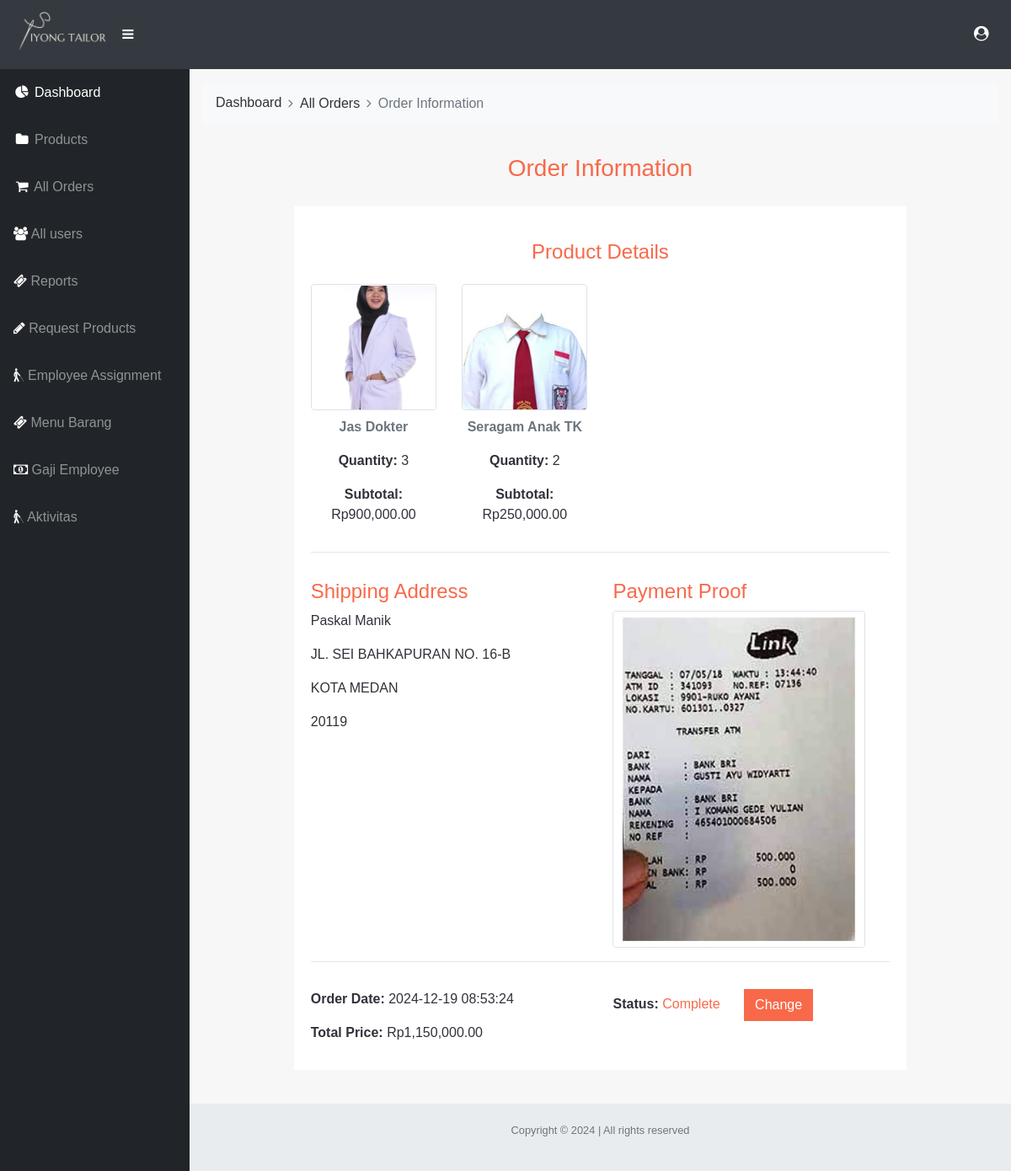
/admin/order-details.php?id=97 (signed in), run on the app's committed database.
### tables this page shows
CREATE TABLE `orders` (
  `user_id` int(20) NOT NULL,
  `order_id` int(50) NOT NULL,
  `address` varchar(200) NOT NULL,
  `firstname` varchar(100) NOT NULL,
  `lastname` varchar(100) NOT NULL,
  `email` varchar(150) NOT NULL,
  `contact_no` text NOT NULL,
  `city` varchar(50) NOT NULL,
  `pincode` varchar(50) NOT NULL,
  `payment_mode` varchar(50) NOT NULL,
  `payment_proof` varchar(255) NOT NULL,
  `order_date` varchar(20) NOT NULL,
  `order_status` varchar(10) NOT NULL
);

CREATE TABLE `products` (
  `id` int(5) NOT NULL,
  `product_name` varchar(150) NOT NULL,
  `product_slider` varchar(20) NOT NULL,
  `product_price` int(5) NOT NULL,
  `product_stock` int(5) NOT NULL,
  `product_img` varchar(600) NOT NULL,
  `product_preview` varchar(1000) NOT NULL,
  `product_description` varchar(1000) NOT NULL
);

CREATE TABLE `order_items` (
  `order_item_id` int(11) NOT NULL,
  `order_id` int(50) DEFAULT NULL,
  `product_id` int(5) DEFAULT NULL,
  `product_price` int(10) DEFAULT NULL,
  `quantity` int(10) DEFAULT NULL
);

CREATE TABLE `users` (
  `user_id` int(11) NOT NULL,
  `firstname` varchar(100) NOT NULL,
  `lastname` varchar(100) NOT NULL,
  `email` varchar(150) NOT NULL,
  `contact_no` varchar(30) DEFAULT NULL,
  `role` enum('customer','admin','employee') NOT NULL DEFAULT 'customer',
  `password` varchar(255) NOT NULL,
  `is_verified` tinyint(1) DEFAULT 0,
  `verification_code` varchar(100) NOT NULL,
  `created_at` timestamp NOT NULL DEFAULT current_timestamp(),
  `updated_at` timestamp NOT NULL DEFAULT current_timestamp() ON UPDATE current_timestamp()
);

### admin/order-details.php (the view, shortened to what this page needs)
<?php
include './inc/header.php';
include './inc/sidebar.php';
include './inc/db_connect.php';
$oid = $_GET['id'];
?>
<div id="content-wrapper">
  <div class="container-fluid">
    <nav aria-label="breadcrumb">
      <ol class="breadcrumb arr-right bg-light">
        <li class="breadcrumb-item"><a href="index.php">Dashboard</a></li>
        <li class="breadcrumb-item"><a href="orders.php">All Orders</a></li>
        <li class="breadcrumb-item active" aria-current="page">Order Information</li>
      </ol>
    </nav>
    <section>
      <div class="container-fluid">
        <div class="row">
          <div class="col-md-1"></div>
          <div class="col-md-10 my-3">
            <h3 class="text-orange text-center py-1">Order Information</h3>
            <div class="container">
              <div class="custom-card my-4 py-3">
                <?php
                $query = "
                  SELECT
                    o.order_id,
                    o.order_date,
                    o.order_status,
                    o.payment_mode,
                    o.payment_proof,
                    u.firstname,
                    u.lastname,
                    o.address,
                    o.city,
                    o.pincode,
                    p.product_name,
                    p.product_img,
                    oi.quantity,
                    (oi.quantity * oi.product_price) AS sub_total
                  FROM orders o
                  JOIN order_items oi ON o.order_id = oi.order_id
                  JOIN products p ON oi.product_id = p.id
                  JOIN users u ON o.user_id = u.user_id
                  WHERE o.order_id = $oid
                ";
                $res = mysqli_query($conn, $query);
                $order_details = [];
                while ($row = mysqli_fetch_assoc($res)) {
                  $order_details[] = $row;
                }
                if (count($order_details) > 0) {
                ?>
                  <div class="row mt-4">
                    <div class="col-12 text-center">
                      <h4 class="text-orange">Product Details</h4>
                    </div>
                  </div>
                  <div class="row mt-3">
                    <?php foreach ($order_details as $item): ?>
                      <div class="col-md-3 text-center">
                        <img
                          class="img-fluid product-img mb-2 border rounded"
                          src="./<?php echo htmlspecialchars($item['product_img']); ?>"
                          alt="Product Image"
                          style="max-height: 150px; width: auto;">
                        <p class="text-muted font-weight-bold"><?php echo htmlspecialchars($item['product_name']); ?></p>
                        <p><strong>Quantity:</strong> <?php echo htmlspecialchars($item['quantity']); ?></p>
                        <p><strong>Subtotal:</strong> Rp<?php echo number_format($item['sub_total'], 2); ?></p>
                      </div>
                    <?php endforeach; ?>
                  </div>
                  <hr class="py-2">
                  <div class="row">
                    <div class="col-md-6">
                      <h4 class="text-orange">Shipping Address</h4>
                      <p><?php echo htmlspecialchars($order_details[0]["firstname"] . ' ' . $order_details[0]["lastname"]); ?></p>
                      <p><?php echo htmlspecialchars($order_details[0]["address"]); ?></p>
                      <p><?php echo htmlspecialchars($order_details[0]["city"]); ?></p>
                      <p><?php echo htmlspecialchars($order_details[0]["pincode"]); ?></p>
                    </div>
                    <div class="col-md-6">
                      <h4 class="text-orange">Payment Proof</h4>
                      <?php if (!empty($order_details[0]["payment_proof"])): ?>
                        <img src="../<?php echo htmlspecialchars($order_details[0]["payment_proof"]); ?>" class="img-fluid border rounded" alt="Payment Proof" style="max-width: 300px;">
                      <?php else: ?>
                        <p class="text-muted">No payment proof uploaded.</p>
                      <?php endif; ?>
                    </div>
                  </div>
                  <hr class="py-2">
                  <div class="row">
                    <div class="col-md-6">
                      <p><strong>Order Date:</strong> <?php echo $order_details[0]["order_date"]; ?></p>
                      <p><strong>Total Price:</strong> Rp<?php echo number_format(array_sum(array_column($order_details, 'sub_total')), 2); ?></p>
                    </div>
                    <div class="col-md-6">
                      <p><strong>Status:</strong> <span class="text-orange"><?php echo $order_details[0]["order_status"]; ?></span>
                        <a href="javascript:void(0);" class="btn custom-btn ml-4" data-toggle="modal" data-target="#statusChangeModal">Change</a>
                      </p>
                    </div>
                  </div>
                <?php } else { ?>
                  <div class="alert alert-danger text-center">Order not found!</div>
                <?php } ?>
              </div>
            </div>
          </div>
          <div class="col-md-1"></div>
        </div>
      </div>
    </section>
  </div>
</div>
<?php
include './inc/footer.php';
?>

### admin/inc/header.php (shortened to what this page needs)
<!DOCTYPE html>
<html lang="en">
<head>
  <link href="css/admin.css" rel="stylesheet">
  <link rel="stylesheet" type="text/css" href="https://stackpath.bootstrapcdn.com/bootstrap/4.3.1/css/bootstrap.min.css">
  <link rel="stylesheet" type="text/css" href="https://stackpath.bootstrapcdn.com/font-awesome/4.7.0/css/font-awesome.min.css">
  <link rel="stylesheet" type="text/css" href="../css/styles.css">
</head>
<body id="page-top">
  <nav class="navbar navbar-expand navbar-dark bg-dark static-top">
  <a class="logo my-1" style="text-decoration: none;" href="index.php">
    <h2 class="text-center">
        <img src="../img/icon_iyongtailor2.png" style="max-width: 200px; height: 50px;">
    </h2>
</a>
    <button class="btn btn-link btn-sm text-white order-1 order-sm-0" id="sidebarToggle" href="#">
      <i class="fa fa-bars"></i>
    </button>
    <ul class="navbar-nav ml-auto ml-md-0">
      <li class="nav-item dropdown no-arrow">
        <a class="nav-link dropdown-toggle" href="#" id="userDropdown" role="button" data-toggle="dropdown" aria-haspopup="true" aria-expanded="false">
          <i class="fa fa-user-circle fa-fw"></i>
        </a>
      </li>
    </ul>
  </nav>

### admin/inc/sidebar.php (shortened to what this page needs)
<div id="wrapper">
  <ul class="sidebar navbar-nav">
    <li class="nav-item active">
      <a class="nav-link" href="index.php">
        <i class="fa fa-fw fa-pie-chart"></i>
        <span>Dashboard</span>
      </a>
    </li>
    <li class="nav-item dropdown">
      <a class="nav-link" href="#" id="pagesDropdown" role="button" data-toggle="dropdown" aria-haspopup="true" aria-expanded="true">
        <i class="fa fa-fw fa-folder"></i>
        <span>Products</span>
      </a>
    </li>
    <li class="nav-item">
      <a class="nav-link" href="orders.php">
        <i class="fa fa-fw fa-shopping-cart"></i>
        <span>All Orders</span></a>
    </li>
    <li class="nav-item">
      <a class="nav-link" href="users.php">
        <i class="fa fa-users"></i>
        <span>All users</span></a>
    </li>
    <li class="nav-item">
      <a class="nav-link" href="tickets.php">
        <i class="fa fa-ticket"></i>
        <span>Reports</span></a>
    </li>
    <li class="nav-item">
      <a class="nav-link" href="admin-request.php">
        <i class="fa fa-pencil"></i>
        <span>Request Products</span></a>
    </li>
    <li class="nav-item">
      <a class="nav-link" href="admin-employee.php">
        <i class="fa fa-blind"></i>
        <span>Employee Assignment</span></a>
    </li>
    <li class="nav-item">
      <a class="nav-link" href="admin_menu.php">
        <i class="fa fa-ticket"></i>
        <span>Menu Barang</span></a>
    </li>
    <li class="nav-item">
      <a class="nav-link" href="gaji.php">
        <i class="fa fa-money"></i>
        <span>Gaji Employee</span></a>
    </li>
    <li class="nav-item">
      <a class="nav-link" href="activity.php">
        <i class="fa fa-blind"></i>
        <span>Aktivitas</span></a>
    </li>
  </ul>

### admin/inc/footer.php (shortened to what this page needs)
<footer class="sticky-footer">
        <div class="container my-auto">
          <div class="copyright text-center my-auto">
            <span> <p class="text-muted"> Copyright &copy; <script>document.write(new Date().getFullYear());</script> | All rights reserved </p> </span>
          </div>
        </div>
      </footer>
    </div>
</body>
</html>

### css/styles.css (style rules this page uses)
body { background-color: #F7F7F7; color:#30323A; font-family: 'Titillium Web', sans-serif; }
.custom-btn { color: #fff !important; background-color: #F8694A; border-radius: 0; }
a { color: #30323A; outline: none; }
i { color: #30323A; }
.breadcrumb { background-color: transparent; }
.navbar { text-transform: uppercase; }
.navbar i { font-size: 1.1em; }
.custom-card { background: #fff; padding: 20px; }
.btn { border-radius: 0; }
a, a img ,.product, div { outline : none !important; }
.text-orange { color: #f8694a; }
.breadcrumb-item+.breadcrumb-item::before { display: inline-block; padding-right: .5rem; color: #6c757d; font-family: 'FontAwesome'; content: "\f105"!important; }
.product-img { height: 240px !important; width: 240px !important; object-fit: contain; }
.dropdown { position: relative; display: inline-block; }
.navbar ul>li a { text-decoration: none; }

### admin/inc/header.php (style rules this page uses)
i { color: #fff; }

### data on the page
orders: products.product_img (picture), products.product_name "Jas Dokter", order_items.quantity "3", sub_total "900,000.00", products.product_name "Seragam Anak TK", order_items.quantity "2", sub_total "250,000.00", address "JL. SEI BAHKAPURAN NO. 16-B", city "KOTA MEDAN", pincode "20119", payment_proof (picture), order_date "2024-12-19 08:53:24", order_status "Complete"
users: firstname+lastname "Paskal Manik"

### other printed values
array_sum(array_column($order_details, 'sub_total')) "1,150,000.00"
